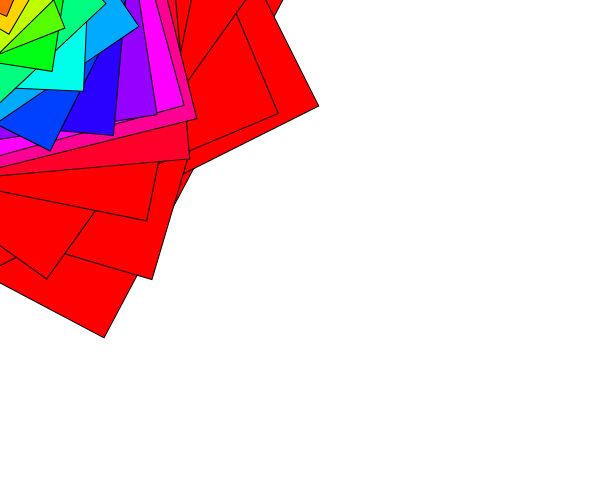
Frame 1 (no input)
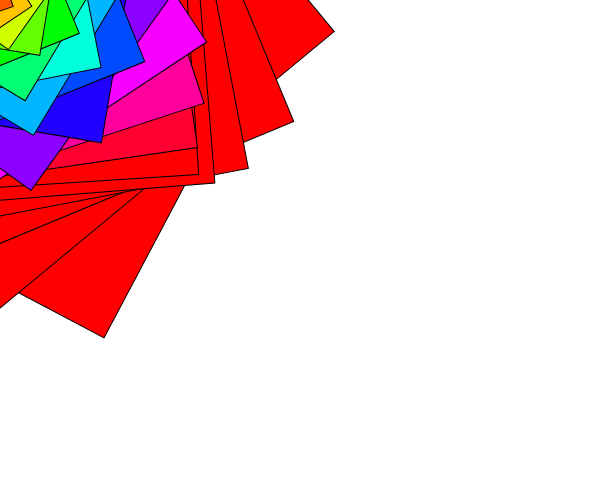
Frame 60 (no input)
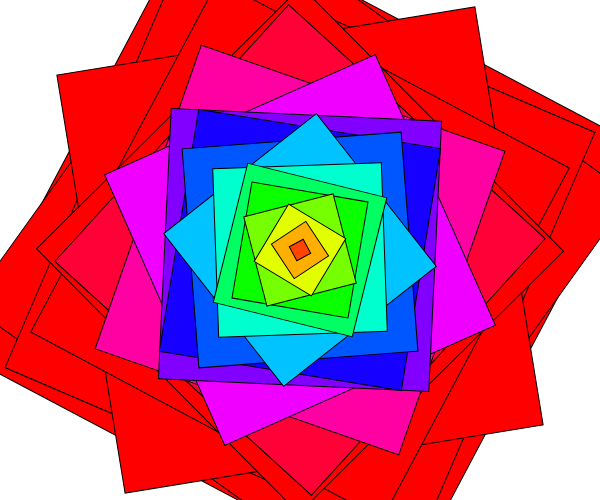
Frame 120 (the mouse pressed at the canvas centre since frame 60)

The p5.js sketch that drew these frames (run headless with seeded random() and noise() and a simulated clock; from frame 60 on, the mouse is pressed at the canvas centre):

// p5.js sketch
// ── sketch.js
//inspired by
//http://paperjs.org/examples/rounded-rectangles/

var amount = 100;
var colors = ['red', 'white', 'blue', 'white'];
var increment = 0.1;

function setup(){
  rectMode(CENTER);
  createCanvas(windowWidth/2, windowHeight/2);
  colorMode(HSB);
}

function draw(event) {
  background(255); 
  translate(mouseX,mouseY);
  for (let i = 0; i < amount; i+=5) {
    var scale = (1 - i / amount) * 500;
    rotate(scale);
    fill(scale, 100, 100);
    rect(0, 0, scale, scale);
  }
  if (frameCount % 6 == 0){
    amount -= increment;
    if((amount >= 100)||(amount <= 0))
      increment = -increment;
  }
/*
  for (var i = 0, l = children.length; i < l; i++) {
    var item = children[i];
    var delta = (mousePoint - item.position) / (i + 5);
    item.rotate(Math.sin((event.count + i) / 10) * 7);
    if (delta.length > 0.1)
      item.position += delta;
  }
*/

}
